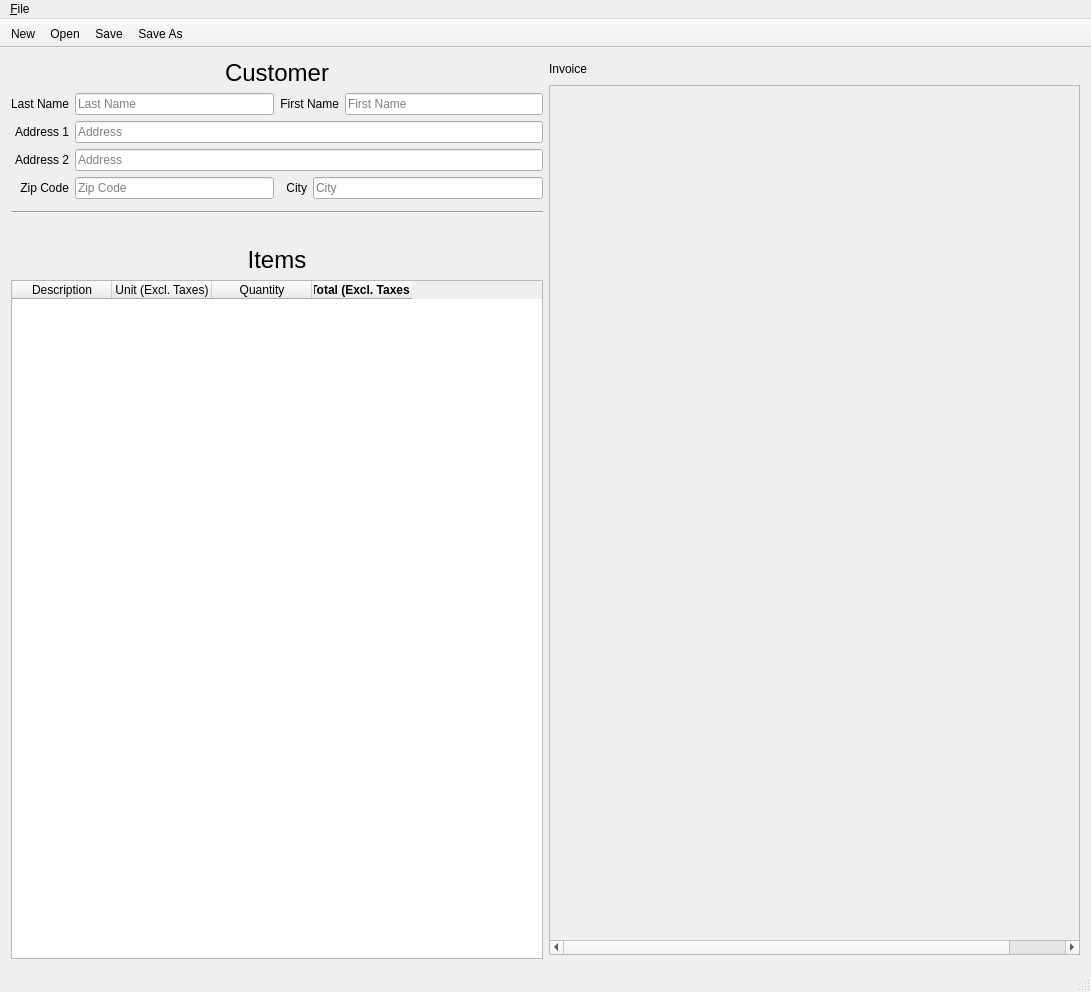
<?xml version="1.0" encoding="UTF-8"?>
<ui version="4.0">
 <class>MainWindow</class>
 <widget class="QMainWindow" name="MainWindow">
  <property name="geometry">
   <rect>
    <x>0</x>
    <y>0</y>
    <width>1091</width>
    <height>992</height>
   </rect>
  </property>
  <property name="windowTitle">
   <string>BillEditor</string>
  </property>
  <property name="locale">
   <locale language="English" country="UnitedStates"/>
  </property>
  <widget class="QWidget" name="centralWidget">
   <layout class="QHBoxLayout" name="horizontalLayout">
    <item>
     <layout class="QVBoxLayout" name="verticalLayout_3">
      <item>
       <layout class="QVBoxLayout" name="verticalLayout">
        <item>
         <widget class="QLabel" name="label_3">
          <property name="font">
           <font>
            <pointsize>18</pointsize>
           </font>
          </property>
          <property name="locale">
           <locale language="English" country="UnitedStates"/>
          </property>
          <property name="text">
           <string>Customer</string>
          </property>
          <property name="alignment">
           <set>Qt::AlignCenter</set>
          </property>
         </widget>
        </item>
        <item>
         <layout class="QGridLayout" name="gridLayout">
          <item row="0" column="4">
           <widget class="QLineEdit" name="firstNameField">
            <property name="maxLength">
             <number>20</number>
            </property>
            <property name="placeholderText">
             <string>First Name</string>
            </property>
           </widget>
          </item>
          <item row="1" column="0">
           <widget class="QLabel" name="label_7">
            <property name="text">
             <string>Address 1</string>
            </property>
            <property name="alignment">
             <set>Qt::AlignRight|Qt::AlignTrailing|Qt::AlignVCenter</set>
            </property>
           </widget>
          </item>
          <item row="0" column="0">
           <widget class="QLabel" name="label">
            <property name="text">
             <string>Last Name</string>
            </property>
            <property name="alignment">
             <set>Qt::AlignRight|Qt::AlignTrailing|Qt::AlignVCenter</set>
            </property>
           </widget>
          </item>
          <item row="2" column="0">
           <widget class="QLabel" name="label_4">
            <property name="text">
             <string>Address 2</string>
            </property>
            <property name="alignment">
             <set>Qt::AlignRight|Qt::AlignTrailing|Qt::AlignVCenter</set>
            </property>
           </widget>
          </item>
          <item row="3" column="1">
           <widget class="QLineEdit" name="zipCodeField">
            <property name="maxLength">
             <number>6</number>
            </property>
            <property name="placeholderText">
             <string>Zip Code</string>
            </property>
           </widget>
          </item>
          <item row="3" column="2">
           <widget class="QLabel" name="label_6">
            <property name="frameShadow">
             <enum>QFrame::Plain</enum>
            </property>
            <property name="text">
             <string>City</string>
            </property>
            <property name="alignment">
             <set>Qt::AlignRight|Qt::AlignTrailing|Qt::AlignVCenter</set>
            </property>
           </widget>
          </item>
          <item row="0" column="1">
           <widget class="QLineEdit" name="lastNameField">
            <property name="maxLength">
             <number>20</number>
            </property>
            <property name="placeholderText">
             <string>Last Name</string>
            </property>
           </widget>
          </item>
          <item row="1" column="1" colspan="4">
           <widget class="QLineEdit" name="addressField1">
            <property name="maxLength">
             <number>30</number>
            </property>
            <property name="placeholderText">
             <string>Address</string>
            </property>
           </widget>
          </item>
          <item row="3" column="3" colspan="2">
           <widget class="QLineEdit" name="cityField">
            <property name="maxLength">
             <number>23</number>
            </property>
            <property name="placeholderText">
             <string>City</string>
            </property>
           </widget>
          </item>
          <item row="0" column="2" colspan="2">
           <widget class="QLabel" name="label_2">
            <property name="text">
             <string>First Name</string>
            </property>
            <property name="alignment">
             <set>Qt::AlignRight|Qt::AlignTrailing|Qt::AlignVCenter</set>
            </property>
           </widget>
          </item>
          <item row="2" column="1" colspan="4">
           <widget class="QLineEdit" name="addressField2">
            <property name="maxLength">
             <number>30</number>
            </property>
            <property name="placeholderText">
             <string>Address</string>
            </property>
           </widget>
          </item>
          <item row="3" column="0">
           <widget class="QLabel" name="label_5">
            <property name="text">
             <string>Zip Code</string>
            </property>
            <property name="alignment">
             <set>Qt::AlignRight|Qt::AlignTrailing|Qt::AlignVCenter</set>
            </property>
           </widget>
          </item>
         </layout>
        </item>
       </layout>
      </item>
      <item>
       <widget class="Line" name="line">
        <property name="minimumSize">
         <size>
          <width>0</width>
          <height>15</height>
         </size>
        </property>
        <property name="lineWidth">
         <number>1</number>
        </property>
        <property name="orientation">
         <enum>Qt::Horizontal</enum>
        </property>
       </widget>
      </item>
      <item>
       <spacer name="horizontalSpacer">
        <property name="orientation">
         <enum>Qt::Horizontal</enum>
        </property>
        <property name="sizeHint" stdset="0">
         <size>
          <width>40</width>
          <height>20</height>
         </size>
        </property>
       </spacer>
      </item>
      <item>
       <layout class="QVBoxLayout" name="verticalLayout_2">
        <item>
         <widget class="QLabel" name="label_8">
          <property name="font">
           <font>
            <pointsize>18</pointsize>
           </font>
          </property>
          <property name="text">
           <string>Items</string>
          </property>
          <property name="alignment">
           <set>Qt::AlignCenter</set>
          </property>
         </widget>
        </item>
        <item>
         <widget class="QTableWidget" name="tableWidget">
          <attribute name="horizontalHeaderStretchLastSection">
           <bool>false</bool>
          </attribute>
          <column>
           <property name="text">
            <string>Description</string>
           </property>
           <property name="textAlignment">
            <set>AlignCenter</set>
           </property>
          </column>
          <column>
           <property name="text">
            <string>Unit (Excl. Taxes)</string>
           </property>
           <property name="textAlignment">
            <set>AlignCenter</set>
           </property>
          </column>
          <column>
           <property name="text">
            <string>Quantity</string>
           </property>
           <property name="textAlignment">
            <set>AlignCenter</set>
           </property>
          </column>
          <column>
           <property name="text">
            <string>Total (Excl. Taxes)</string>
           </property>
           <property name="font">
            <font>
             <weight>75</weight>
             <bold>true</bold>
            </font>
           </property>
           <property name="textAlignment">
            <set>AlignCenter</set>
           </property>
          </column>
         </widget>
        </item>
       </layout>
      </item>
     </layout>
    </item>
    <item>
     <layout class="QVBoxLayout" name="verticalLayout_5">
      <item>
       <widget class="QLabel" name="label_9">
        <property name="sizePolicy">
         <sizepolicy hsizetype="Preferred" vsizetype="Fixed">
          <horstretch>0</horstretch>
          <verstretch>0</verstretch>
         </sizepolicy>
        </property>
        <property name="text">
         <string>Invoice</string>
        </property>
       </widget>
      </item>
      <item>
       <widget class="QScrollArea" name="scrollArea">
        <property name="minimumSize">
         <size>
          <width>0</width>
          <height>0</height>
         </size>
        </property>
        <property name="maximumSize">
         <size>
          <width>617</width>
          <height>870</height>
         </size>
        </property>
        <property name="widgetResizable">
         <bool>true</bool>
        </property>
        <widget class="QWidget" name="scrollAreaWidgetContents">
         <property name="geometry">
          <rect>
           <x>0</x>
           <y>0</y>
           <width>595</width>
           <height>842</height>
          </rect>
         </property>
         <property name="minimumSize">
          <size>
           <width>595</width>
           <height>842</height>
          </size>
         </property>
         <property name="maximumSize">
          <size>
           <width>595</width>
           <height>842</height>
          </size>
         </property>
         <widget class="BillWidget" name="_billWidget" native="true">
          <property name="geometry">
           <rect>
            <x>0</x>
            <y>0</y>
            <width>595</width>
            <height>842</height>
           </rect>
          </property>
          <property name="sizePolicy">
           <sizepolicy hsizetype="Preferred" vsizetype="Preferred">
            <horstretch>0</horstretch>
            <verstretch>0</verstretch>
           </sizepolicy>
          </property>
          <property name="minimumSize">
           <size>
            <width>595</width>
            <height>842</height>
           </size>
          </property>
          <property name="maximumSize">
           <size>
            <width>595</width>
            <height>842</height>
           </size>
          </property>
         </widget>
        </widget>
       </widget>
      </item>
     </layout>
    </item>
   </layout>
  </widget>
  <widget class="QMenuBar" name="menuBar">
   <property name="geometry">
    <rect>
     <x>0</x>
     <y>0</y>
     <width>1091</width>
     <height>25</height>
    </rect>
   </property>
   <property name="contextMenuPolicy">
    <enum>Qt::PreventContextMenu</enum>
   </property>
   <widget class="QMenu" name="menu_File">
    <property name="title">
     <string>&amp;File</string>
    </property>
    <addaction name="action_New"/>
    <addaction name="action_Open"/>
    <addaction name="action_Save"/>
    <addaction name="action_Save_As"/>
    <addaction name="separator"/>
    <addaction name="action_Exit"/>
   </widget>
   <addaction name="menu_File"/>
  </widget>
  <widget class="QToolBar" name="mainToolBar">
   <property name="contextMenuPolicy">
    <enum>Qt::PreventContextMenu</enum>
   </property>
   <property name="locale">
    <locale language="English" country="UnitedStates"/>
   </property>
   <property name="movable">
    <bool>false</bool>
   </property>
   <property name="floatable">
    <bool>false</bool>
   </property>
   <attribute name="toolBarArea">
    <enum>TopToolBarArea</enum>
   </attribute>
   <attribute name="toolBarBreak">
    <bool>false</bool>
   </attribute>
   <addaction name="action_New"/>
   <addaction name="action_Open"/>
   <addaction name="action_Save"/>
   <addaction name="action_Save_As"/>
  </widget>
  <widget class="QStatusBar" name="statusBar"/>
  <action name="action_Save">
   <property name="icon">
    <iconset resource="../resource/resources.qrc">
     <normaloff>:/images/toolbar/document-save.png</normaloff>:/images/toolbar/document-save.png</iconset>
   </property>
   <property name="text">
    <string>&amp;Save...</string>
   </property>
   <property name="toolTip">
    <string>&lt;html&gt;&lt;head/&gt;&lt;body&gt;&lt;p&gt;Save file&lt;/p&gt;&lt;/body&gt;&lt;/html&gt;</string>
   </property>
   <property name="shortcut">
    <string>Ctrl+S</string>
   </property>
  </action>
  <action name="action_Save_As">
   <property name="icon">
    <iconset resource="../resource/resources.qrc">
     <normaloff>:/images/toolbar/document-save-as.png</normaloff>:/images/toolbar/document-save-as.png</iconset>
   </property>
   <property name="text">
    <string>&amp;Save As...</string>
   </property>
   <property name="toolTip">
    <string>&lt;html&gt;&lt;head/&gt;&lt;body&gt;&lt;p&gt;Save as new file&lt;/p&gt;&lt;/body&gt;&lt;/html&gt;</string>
   </property>
   <property name="shortcut">
    <string>Ctrl+Shift+S</string>
   </property>
  </action>
  <action name="action_New">
   <property name="icon">
    <iconset resource="../resource/resources.qrc">
     <normaloff>:/images/toolbar/document-new.png</normaloff>:/images/toolbar/document-new.png</iconset>
   </property>
   <property name="text">
    <string>&amp;New...</string>
   </property>
   <property name="toolTip">
    <string>&lt;html&gt;&lt;head/&gt;&lt;body&gt;&lt;p&gt;Create new file&lt;/p&gt;&lt;/body&gt;&lt;/html&gt;</string>
   </property>
   <property name="shortcut">
    <string>Ctrl+N</string>
   </property>
  </action>
  <action name="action_Open">
   <property name="icon">
    <iconset resource="../resource/resources.qrc">
     <normaloff>:/images/toolbar/document-open.png</normaloff>:/images/toolbar/document-open.png</iconset>
   </property>
   <property name="text">
    <string>&amp;Open...</string>
   </property>
   <property name="toolTip">
    <string>&lt;html&gt;&lt;head/&gt;&lt;body&gt;&lt;p&gt;Open existing file&lt;/p&gt;&lt;/body&gt;&lt;/html&gt;</string>
   </property>
   <property name="shortcut">
    <string>Ctrl+O</string>
   </property>
  </action>
  <action name="action_Exit">
   <property name="text">
    <string>&amp;Exit</string>
   </property>
   <property name="toolTip">
    <string>&lt;html&gt;&lt;head/&gt;&lt;body&gt;&lt;p&gt;Close application&lt;/p&gt;&lt;/body&gt;&lt;/html&gt;</string>
   </property>
   <property name="shortcut">
    <string>Ctrl+Q</string>
   </property>
  </action>
 </widget>
 <layoutdefault spacing="6" margin="11"/>
 <customwidgets>
  <customwidget>
   <class>BillWidget</class>
   <extends>QWidget</extends>
   <header>billwidget.h</header>
   <container>1</container>
  </customwidget>
 </customwidgets>
 <tabstops>
  <tabstop>lastNameField</tabstop>
  <tabstop>firstNameField</tabstop>
  <tabstop>addressField1</tabstop>
  <tabstop>addressField2</tabstop>
  <tabstop>zipCodeField</tabstop>
  <tabstop>cityField</tabstop>
  <tabstop>tableWidget</tabstop>
 </tabstops>
 <resources>
  <include location="../resource/resources.qrc"/>
 </resources>
 <connections/>
</ui>
